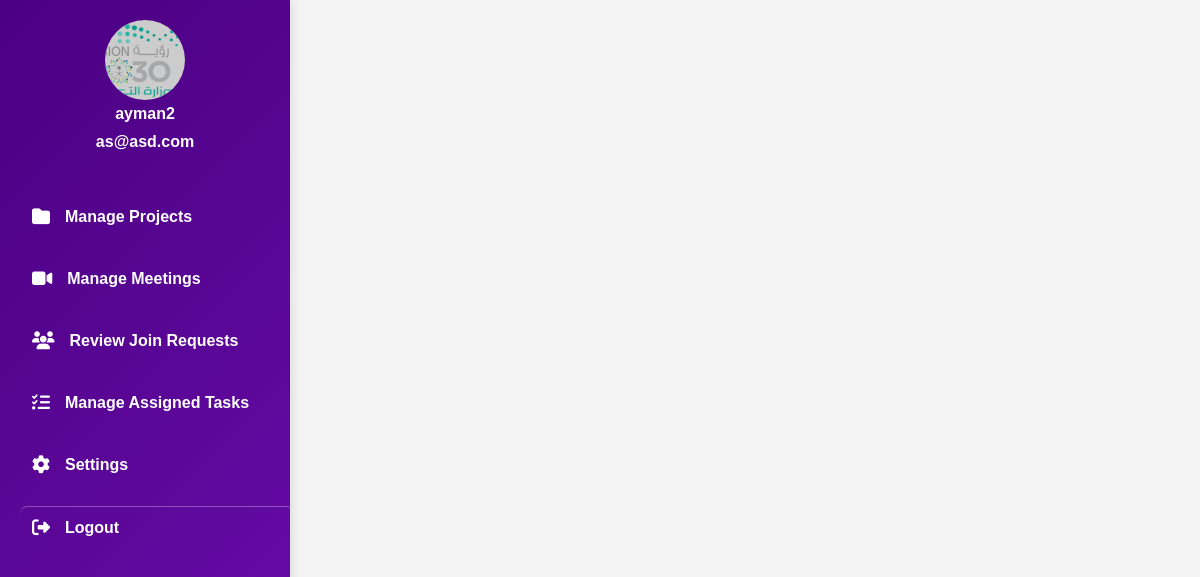
Page /users/expert-dashboard/ (signed in) on the committed database.
### users/models.py (models this page shows, shortened)
class CustomUser(AbstractUser):
    phone_regex = RegexValidator(
        regex=r'^05\d{8}$',
        message="رقم الجوال يجب أن يبدأ بـ 05 ويحتوي على 10 أرقام فقط."
    )
    phone_number = models.CharField(
        max_length=10,
        unique=True,
        validators=[phone_regex],
        help_text="رقم الجوال يجب أن يبدأ بـ 05 ويكون مكونًا من 10 أرقام."
    )
    ROLE_CHOICES = [
        ('member', 'Member'),  # العضو العادي
        ('expert', 'Expert')   # الخبير
    ]
    role = models.CharField(
    max_length=10,
    choices=ROLE_CHOICES,
    default='member'
    )
    profile_image = models.ImageField(
    upload_to='profile_pics/',
    default='profile_pics/p.png',  # تعيين صورة افتراضية عند إنشاء الحساب
    blank=True,
    null=True
    )
    groups = models.ManyToManyField(
        'auth.Group',
        related_name='custom_user_groups',
        blank=True
    )
    user_permissions = models.ManyToManyField(
        'auth.Permission',
        related_name='custom_user_permissions',
        blank=True
    )

### users/views.py (the view)
# urls.py: path('expert-dashboard/', expert_dashboard_view, name='expert_dashboard'),  # ✅ إضافة لوحة تحكم الخبراء
@login_required
def expert_dashboard_view(request):
    return render(request, 'expert_dashboard.html')  # ✅ تأكد من وجود `expert_dashboard.html`

### templates/expert_dashboard.html (shortened to what this page needs)
<!DOCTYPE html>
<html lang="en">
<head>
    <link rel="stylesheet" href="https://cdnjs.cloudflare.com/ajax/libs/font-awesome/6.4.2/css/all.min.css">
</head>
<body>
    <div class="sidebar">
        <div class="profile">
            <img src="{{ user.profile_image.url }}" onerror="this.onerror=null; this.src='/media/profile_pics/p.png';" alt="Profile Picture">
            <p><strong>{{ user.username }}</strong></p>
            <p>{{ user.email }}</p>
        </div>
        <a href="{% url 'projects_list' %}" onclick="loadPage(this.href); return false;"><i class="fas fa-folder"></i> Manage Projects</a>
        <a href="{% url 'meeting_list' %}" onclick="loadPage(this.href); return false;"><i class="fas fa-video"></i> Manage Meetings</a>
        <a href="{% url 'join_requests' %}" onclick="loadPage(this.href); return false;"><i class="fas fa-users"></i> Review Join Requests</a>
        <a href="{% url 'tasks_list' %}" onclick="loadPage(this.href); return false;"><i class="fas fa-tasks"></i> Manage Assigned Tasks</a>
        <a href="{% url 'settings' %}" onclick="loadPage(this.href); return false;"><i class="fas fa-cog"></i> Settings</a>
        <a href="{% url 'logout' %}" class="logout"><i class="fas fa-sign-out-alt"></i> Logout</a>
    </div>
    <div class="content" id="main-content">
    </div>
</body>
</html>

### templates/expert_dashboard.html (style rules this page uses)
body { font-family: 'Arial', sans-serif; background-color: #f4f4f4; margin: 0; padding: 0; display: flex; direction: ltr; }
.sidebar { width: 250px; background: linear-gradient(135deg, #4b0082, #6a0dad); padding: 20px; height: 100vh; box-shadow: 2px 0 10px rgba(0, 0, 0, 0.1); position: fixed; left: 0; top: 0; display: flex; flex-direction: column; align-items: start; transition: transform 0.3s ease-in-out; z-index: 999; }
.sidebar .profile { text-align: center; width: 100%; margin-bottom: 30px; display: flex; flex-direction: column; align-items: center; }
.sidebar .profile img { width: 80px; height: 80px; border-radius: 50%; object-fit: cover; background-color: #ccc; display: block; }
.sidebar .profile p { margin: 5px 0; color: white; font-weight: bold; }
.sidebar a { display: flex; align-items: center; padding: 12px; color: white; text-decoration: none; font-weight: bold; margin: 10px 0; border-radius: 8px; transition: all 0.3s ease; width: 100%; cursor: pointer; }
.sidebar a i { margin-right: 15px; font-size: 18px; transition: transform 0.3s; }
.logout { margin-top: auto; text-align: center; color: white; font-weight: bold; padding: 10px; border-top: 1px solid rgba(255, 255, 255, 0.3); transition: background 0.3s ease; }
.content { margin-left: 270px; padding: 30px; width: calc(100% - 270px); box-sizing: border-box; }

### rows in the picture
CustomUser: profile_image (picture), username "ayman2", email "as@asd.com"
